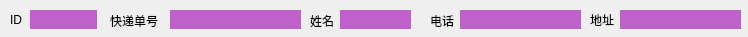
<?xml version="1.0" encoding="UTF-8"?>
<ui version="4.0">
 <class>itemfrom</class>
 <widget class="QWidget" name="itemfrom">
  <property name="geometry">
   <rect>
    <x>0</x>
    <y>0</y>
    <width>748</width>
    <height>37</height>
   </rect>
  </property>
  <property name="windowTitle">
   <string>Form</string>
  </property>
  <widget class="QLabel" name="label">
   <property name="geometry">
    <rect>
     <x>10</x>
     <y>10</y>
     <width>21</width>
     <height>19</height>
    </rect>
   </property>
   <property name="text">
    <string>ID</string>
   </property>
  </widget>
  <widget class="QLabel" name="idLabel">
   <property name="geometry">
    <rect>
     <x>30</x>
     <y>10</y>
     <width>67</width>
     <height>19</height>
    </rect>
   </property>
   <property name="styleSheet">
    <string notr="true">background-color: rgb(192, 97, 203);</string>
   </property>
   <property name="text">
    <string/>
   </property>
  </widget>
  <widget class="QLabel" name="label_3">
   <property name="geometry">
    <rect>
     <x>110</x>
     <y>10</y>
     <width>61</width>
     <height>21</height>
    </rect>
   </property>
   <property name="text">
    <string>快递单号</string>
   </property>
  </widget>
  <widget class="QLabel" name="danhaoLabel">
   <property name="geometry">
    <rect>
     <x>170</x>
     <y>10</y>
     <width>131</width>
     <height>19</height>
    </rect>
   </property>
   <property name="styleSheet">
    <string notr="true">background-color: rgb(192, 97, 203);</string>
   </property>
   <property name="text">
    <string/>
   </property>
  </widget>
  <widget class="QLabel" name="label_5">
   <property name="geometry">
    <rect>
     <x>310</x>
     <y>10</y>
     <width>31</width>
     <height>21</height>
    </rect>
   </property>
   <property name="text">
    <string>姓名</string>
   </property>
  </widget>
  <widget class="QLabel" name="nameLabel">
   <property name="geometry">
    <rect>
     <x>340</x>
     <y>10</y>
     <width>71</width>
     <height>19</height>
    </rect>
   </property>
   <property name="styleSheet">
    <string notr="true">background-color: rgb(192, 97, 203);</string>
   </property>
   <property name="text">
    <string/>
   </property>
  </widget>
  <widget class="QLabel" name="label_7">
   <property name="geometry">
    <rect>
     <x>430</x>
     <y>10</y>
     <width>31</width>
     <height>21</height>
    </rect>
   </property>
   <property name="text">
    <string>电话</string>
   </property>
  </widget>
  <widget class="QLabel" name="telLabel">
   <property name="geometry">
    <rect>
     <x>460</x>
     <y>10</y>
     <width>121</width>
     <height>19</height>
    </rect>
   </property>
   <property name="styleSheet">
    <string notr="true">background-color: rgb(192, 97, 203);</string>
   </property>
   <property name="text">
    <string/>
   </property>
  </widget>
  <widget class="QLabel" name="label_9">
   <property name="geometry">
    <rect>
     <x>590</x>
     <y>10</y>
     <width>31</width>
     <height>19</height>
    </rect>
   </property>
   <property name="text">
    <string>地址</string>
   </property>
  </widget>
  <widget class="QLabel" name="addressLabel">
   <property name="geometry">
    <rect>
     <x>620</x>
     <y>10</y>
     <width>121</width>
     <height>19</height>
    </rect>
   </property>
   <property name="styleSheet">
    <string notr="true">background-color: rgb(192, 97, 203);</string>
   </property>
   <property name="text">
    <string/>
   </property>
  </widget>
 </widget>
 <resources/>
 <connections/>
</ui>
